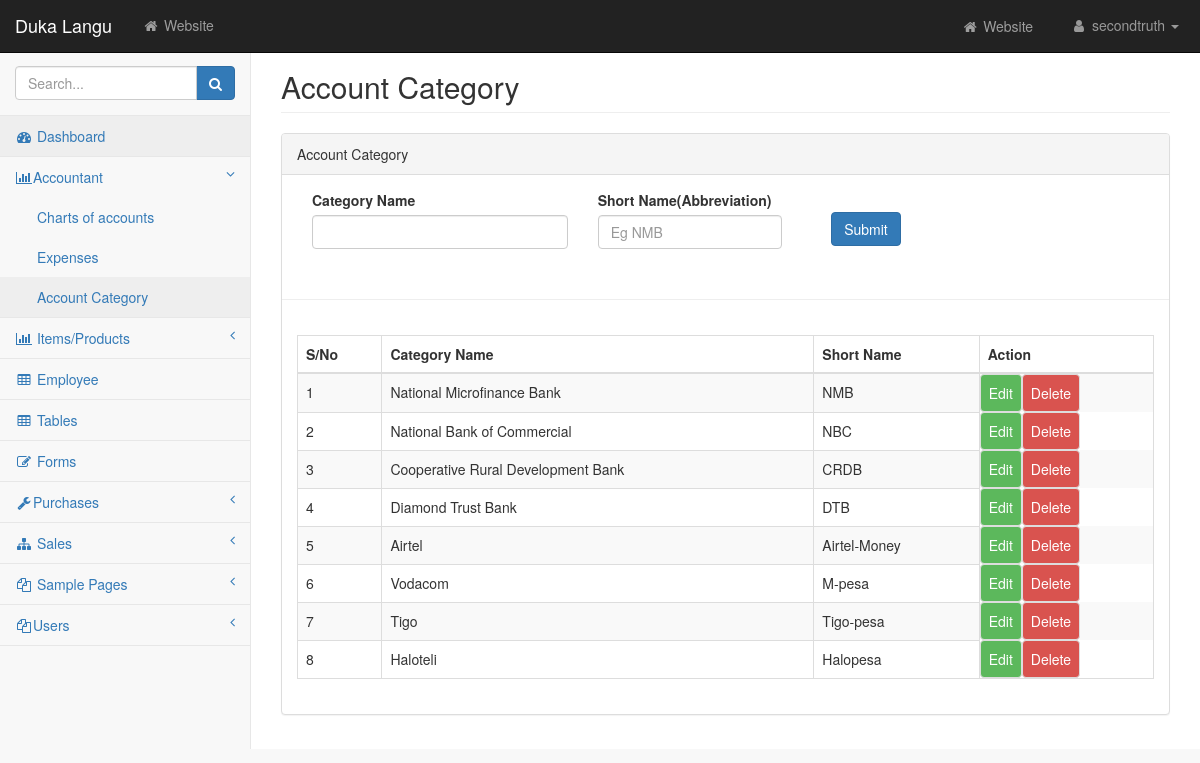
The page /pages/account_category.php on the database its author committed.
### tables this page shows
CREATE TABLE `account_category` (
  `id` int NOT NULL,
  `name` varchar(255) NOT NULL,
  `short_name` varchar(100) NOT NULL
);

### pages/account_category.php (the view, shortened to what this page needs)
<?php
include 'layouts/header.php';
include 'layouts/sidebar.php';
include 'includes/connection.php';
?>
<div id="wrapper">
    <div id="page-wrapper">
        <div class="container-fluid">
            <div class="row">
                <div class="col-lg-12">
                    <h2 class="page-header">Account Category</h2>
                </div>
            </div>
            <div class="row">
                <div class="col-lg-12">
                    <div class="panel panel-default">
                        <div class="panel-heading">
                            Account Category
                        </div>
                        <div class="panel-body">
                            <form action="<?php echo htmlentities(
                                $_SERVER['PHP_SELF']
                            ); ?>" method="POST">
                                <div class="form-row">
                                    <div class="col-lg-4">
                                        <div class="form-group">
                                            <label>Category Name</label>
                                            <input class="form-control" name="categoryname">
                                        </div>
                                    </div>
                                    <div class="col-lg-3">
                                        <div class="form-group">
                                            <label>Short Name(Abbreviation)</label>
                                            <input class="form-control" name="shortname" placeholder="Eg NMB">
                                        </div>
                                    </div>
                                    <button type="submit" name="savedata" style="margin: 2.6% 0 0 4%;" class="btn btn-primary">Submit</button>
                                </div>
                            </div>
<hr>
                        <div class="panel-body">
                                    <div class="table-responsive">
                                        <table class="table table-striped table-bordered table-hover" id="dataTables-example">
                                            <thead>
                                                <tr>
                                                    <th>S/No</th>
                                                    <th>Category Name</th>
                                                    <th>Short Name</th>
                                                    <th colspan="2">Action</th>
                                                </tr>
                                            </thead>
                                            <tbody>
                                                <?php
                                                $sn = 1;
                                                $query = mysqli_query($conn, "SELECT * FROM account_category");
                                                while ($row_data = mysqli_fetch_assoc($query)) {?>
                                                <tr class="odd gradeX">
                                                <td><?php echo $sn;$sn++; ?></td>
                                                    <td><?php echo $row_data['name']; ?></td>
                                                    <td><?php echo $row_data['short_name']; ?></td>
                                                    <td class="btn btn-success">Edit</td>
                                                    <td class="btn btn-danger">Delete</td>
                                                </tr>
                                     <?php  }  ?>
                                            </tbody>
                                        </table>
                                    </div>
                    </div>
                </div>
            </div>
        </div>
    </div>
</div>
</div>

### pages/layouts/header.php (shortened to what this page needs)
<!DOCTYPE html>
<html lang="en">
    <head>
        <link href="../css/bootstrap.min.css" rel="stylesheet">
        <link href="../css/metisMenu.min.css" rel="stylesheet">
        <link href="../css/timeline.css" rel="stylesheet">
        <link href="../css/startmin.css" rel="stylesheet">
        <link href="../css/morris.css" rel="stylesheet">
        <link href="../css/font-awesome.min.css" rel="stylesheet" type="text/css">
</head>
<body>
<div id="wrapper">
    <nav class="navbar navbar-inverse navbar-fixed-top" role="navigation">
                <div class="navbar-header">
                    <a class="navbar-brand" href="index.php">Duka Langu</a>
                </div>
                <ul class="nav navbar-nav navbar-left navbar-top-links">
                    <li><a href="#"><i class="fa fa-home fa-fw"></i> Website</a></li>
                </ul>
                <ul class="nav navbar-right navbar-top-links">
                <ul class="nav navbar-nav navbar navbar-top-links">
                    <li><a href="#"><i class="fa fa-home fa-fw"></i> Website</a></li>
                </ul>
                    <li class="dropdown">
                        <a class="dropdown-toggle" data-toggle="dropdown" href="#">
                            <i class="fa fa-user fa-fw"></i> secondtruth <b class="caret"></b>
                        </a>
                    </li>
                </ul>
</nav>
</div>
</body>

### pages/layouts/sidebar.php (shortened to what this page needs)
<div class="navbar-default sidebar" role="navigation">
              <div class="sidebar-nav navbar-collapse">
                  <ul class="nav" id="side-menu">
                      <li class="sidebar-search">
                          <div class="input-group custom-search-form">
                              <input type="text" class="form-control" placeholder="Search...">
                              <span class="input-group-btn">
                                  <button class="btn btn-primary" type="button">
                                      <i class="fa fa-search"></i>
                                  </button>
                          </span>
                          </div>
                      </li>
                      <li>
                          <a href="dashboard.php" class="active"><i class="fa fa-dashboard fa-fw"></i> Dashboard</a>
                      </li>
                      <li>
                          <a href="#"><i class="fa fa-bar-chart-o fa-fw"></i>Accountant<span class="fa arrow"></span></a>
                          <ul class="nav nav-second-level">
                              <li>
                                  <a href="register_account.php">Charts of accounts</a>
                              </li>
                              <li>
                                  <a href="expenses.php">Expenses</a>
                              </li>
                              <li>
                                  <a href="account_category.php">Account Category</a>
                              </li>
                          </ul>
                      </li>
                      <li>
                          <a href="#"><i class="fa fa-bar-chart-o fa-fw"></i> Items/Products<span class="fa arrow"></span></a>
                      </li>
                      <li>
                          <a href="tables.html"><i class="fa fa-table fa-fw"></i> Employee</a>
                      </li>
                      <li>
                          <a href="tables.html"><i class="fa fa-table fa-fw"></i> Tables</a>
                      </li>
                      <li>
                          <a href="forms.html"><i class="fa fa-edit fa-fw"></i> Forms</a>
                      </li>
                      <li>
                          <a href="#"><i class="fa fa-wrench fa-fw"></i>Purchases<span class="fa arrow"></span></a>
                      </li>
                      <li>
                          <a href="#"><i class="fa fa-sitemap fa-fw"></i> Sales<span class="fa arrow"></span></a>
                      </li>
                      <li>
                          <a href="#"><i class="fa fa-files-o fa-fw"></i> Sample Pages<span class="fa arrow"></span></a>
                      </li>
                      <li>
                          <a href="#"><i class="fa fa-files-o fa-fw"></i>Users<span class="fa arrow"></span></a>
                      </li>
                  </ul>
              </div>
          </div>

### css/startmin.css (style rules this page uses)
body { background-color: #f8f8f8; }
#wrapper { width: 100%; }
#page-wrapper { padding-top: 30px; min-height: 568px; background-color: #fff; }
@media (min-width:768px) { #page-wrapper { position: inherit; margin-left: 250px; padding: 30px 15px 0 15px; border-left: 1px solid #e7e7e7; } }
.navbar-header { float: left; }
.navbar-left { float: left; }
.navbar-right { text-align: right; }
.navbar-top-links { margin: 0; }
.navbar-top-links li { display: inline-block; }
.navbar-top-links li:last-child { margin-right: 6px; }
.navbar-top-links li a { padding: 15px; min-height: 50px; }
.navbar-top-links>li>a { color: #999; }
.sidebar .sidebar-nav.navbar-collapse { padding-right: 0; padding-left: 0; }
.sidebar .sidebar-search { padding: 15px; }
.sidebar ul li { border-bottom: 1px solid #e7e7e7; }
.sidebar ul li a.active { background-color: #eee; }
.sidebar .arrow { float: right; }
.sidebar .fa.arrow:before { content: "\f104"; }
.sidebar .active>a>.fa.arrow:before { content: "\f107"; }
.sidebar .nav-second-level li, .sidebar .nav-third-level li { border-bottom: 0!important; }
.sidebar .nav-second-level li a { padding-left: 37px; }
@media (min-width:768px) { .sidebar { z-index: 1; position: absolute; width: 250px; margin-top: 51px; } }

### rows shown on the page
account_category: name "National Microfinance Bank", short_name "NMB"
account_category: name "National Bank of Commercial", short_name "NBC"
account_category: name "Cooperative Rural Development Bank", short_name "CRDB"
account_category: name "Diamond Trust Bank", short_name "DTB"
account_category: name "Airtel", short_name "Airtel-Money"
account_category: name "Vodacom", short_name "M-pesa"
account_category: name "Tigo", short_name "Tigo-pesa"
account_category: name "Haloteli", short_name "Halopesa"
